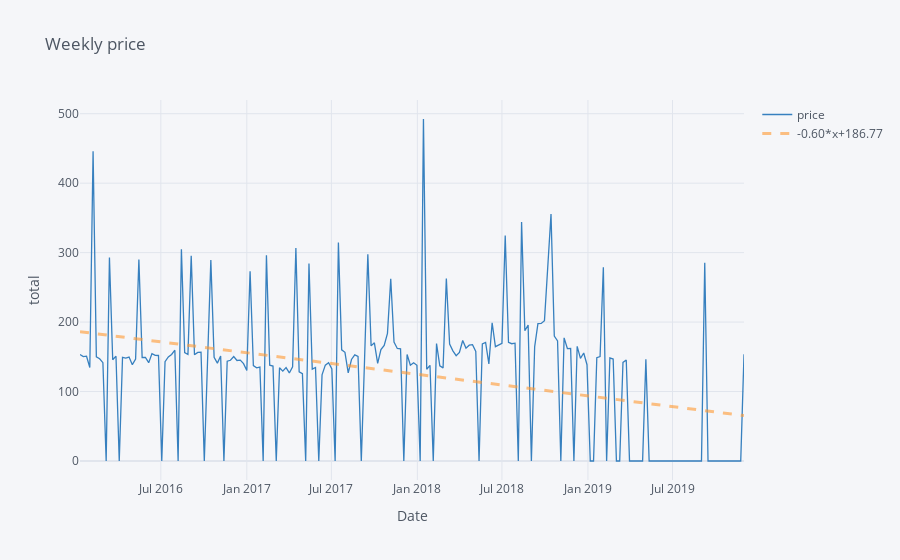

Notebook source saved alongside this figure:
### Code cell
pri_w = df_product_a[['price','date_w']].set_index('date_w').resample('W').sum()
price_month=pri_w.iplot(kind='line', xTitle='Date', yTitle='total', title='Weekly price',color='blue', bestfit = True)

### Figure 1 — Plotly figure (JSON) as saved in the notebook; plotly's stock layout.template omitted (floating-point values rounded to 4 significant figures; data arrays with more than 128 entries replaced by an {"elided": "..."} marker saying what was removed)
{"data": [{"line": {"color": "rgba(55, 128, 191, 1.0)", "dash": "solid", "shape": "linear", "width": 1.3}, "mode": "lines", "name": "price", "text": "", "type": "scatter", "x": {"elided": "204 str values"}, "y": {"elided": "204 float values"}}, {"line": {"color": "rgba(255, 153, 51, 0.6)", "dash": "dash", "shape": "linear", "width": 3}, "mode": "lines", "name": "-0.60*x+186.77", "type": "scatter", "x": {"elided": "204 str values"}, "y": {"elided": "204 float values"}}], "layout": {"legend": {"bgcolor": "#F5F6F9", "font": {"color": "#4D5663"}}, "paper_bgcolor": "#F5F6F9", "plot_bgcolor": "#F5F6F9", "title": {"font": {"color": "#4D5663"}, "text": "Weekly price"}, "xaxis": {"gridcolor": "#E1E5ED", "showgrid": true, "tickfont": {"color": "#4D5663"}, "title": {"font": {"color": "#4D5663"}, "text": "Date"}, "zerolinecolor": "#E1E5ED"}, "yaxis": {"gridcolor": "#E1E5ED", "showgrid": true, "tickfont": {"color": "#4D5663"}, "title": {"font": {"color": "#4D5663"}, "text": "total"}, "zerolinecolor": "#E1E5ED"}}}
